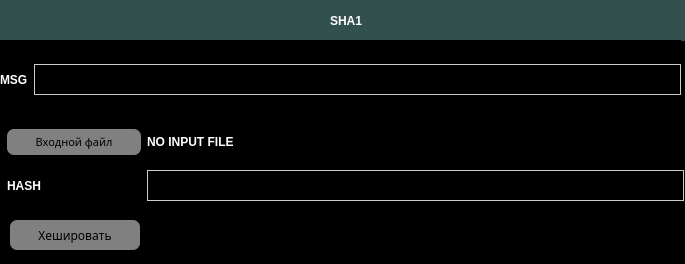
<?xml version="1.0" encoding="UTF-8"?>
<ui version="4.0">
 <class>MainWindow</class>
 <widget class="QMainWindow" name="MainWindow">
  <property name="geometry">
   <rect>
    <x>0</x>
    <y>0</y>
    <width>685</width>
    <height>264</height>
   </rect>
  </property>
  <property name="sizePolicy">
   <sizepolicy hsizetype="Fixed" vsizetype="Fixed">
    <horstretch>0</horstretch>
    <verstretch>0</verstretch>
   </sizepolicy>
  </property>
  <property name="minimumSize">
   <size>
    <width>0</width>
    <height>0</height>
   </size>
  </property>
  <property name="maximumSize">
   <size>
    <width>685</width>
    <height>650</height>
   </size>
  </property>
  <property name="windowTitle">
   <string>SHA1</string>
  </property>
  <property name="styleSheet">
   <string notr="true">background-color: rgb(0, 0, 0);</string>
  </property>
  <widget class="QWidget" name="centralwidget">
   <property name="styleSheet">
    <string notr="true">background-color: rgb(0, 0,0);</string>
   </property>
   <widget class="QFrame" name="frame">
    <property name="geometry">
     <rect>
      <x>0</x>
      <y>0</y>
      <width>701</width>
      <height>41</height>
     </rect>
    </property>
    <property name="styleSheet">
     <string notr="true">background-color: rgb(49, 80, 78)</string>
    </property>
    <property name="frameShape">
     <enum>QFrame::StyledPanel</enum>
    </property>
    <property name="frameShadow">
     <enum>QFrame::Raised</enum>
    </property>
    <widget class="QWidget" name="horizontalLayoutWidget">
     <property name="geometry">
      <rect>
       <x>0</x>
       <y>0</y>
       <width>691</width>
       <height>41</height>
      </rect>
     </property>
     <layout class="QHBoxLayout" name="horizontalLayout">
      <item>
       <spacer name="horizontalSpacer">
        <property name="orientation">
         <enum>Qt::Horizontal</enum>
        </property>
        <property name="sizeHint" stdset="0">
         <size>
          <width>40</width>
          <height>20</height>
         </size>
        </property>
       </spacer>
      </item>
      <item>
       <widget class="QLabel" name="label_4">
        <property name="styleSheet">
         <string notr="true">color: white;
font: 18pt &quot;Century Gothic&quot;;
font-weight: 700;</string>
        </property>
        <property name="text">
         <string>SHA1</string>
        </property>
       </widget>
      </item>
      <item>
       <spacer name="horizontalSpacer_2">
        <property name="orientation">
         <enum>Qt::Horizontal</enum>
        </property>
        <property name="sizeHint" stdset="0">
         <size>
          <width>40</width>
          <height>20</height>
         </size>
        </property>
       </spacer>
      </item>
     </layout>
    </widget>
   </widget>
   <widget class="QPushButton" name="encrypt_btn">
    <property name="geometry">
     <rect>
      <x>10</x>
      <y>220</y>
      <width>130</width>
      <height>30</height>
     </rect>
    </property>
    <property name="font">
     <font>
      <family>Century Gothic</family>
     </font>
    </property>
    <property name="styleSheet">
     <string notr="true">QPushButton {
	color: black;
	background-color: grey;
	border-radius: 7px;
}

QPushButton:pressed {
	background-color: rgb(102, 102, 102);
}</string>
    </property>
    <property name="text">
     <string>Хешировать</string>
    </property>
   </widget>
   <widget class="QWidget" name="horizontalLayoutWidget_2">
    <property name="geometry">
     <rect>
      <x>0</x>
      <y>120</y>
      <width>691</width>
      <height>91</height>
     </rect>
    </property>
    <layout class="QHBoxLayout" name="horizontalLayout_2" stretch="1,100,1">
     <item>
      <spacer name="horizontalSpacer_4">
       <property name="orientation">
        <enum>Qt::Horizontal</enum>
       </property>
       <property name="sizeHint" stdset="0">
        <size>
         <width>40</width>
         <height>20</height>
        </size>
       </property>
      </spacer>
     </item>
     <item>
      <layout class="QGridLayout" name="gridLayout" rowstretch="0,0" columnstretch="1,4">
       <item row="1" column="0">
        <widget class="QLabel" name="hash_label">
         <property name="styleSheet">
          <string notr="true">color: white;
font: 14pt &quot;Century Gothic&quot;;
font-weight: 700;
text-transform: uppercase;
</string>
         </property>
         <property name="text">
          <string>HASH</string>
         </property>
        </widget>
       </item>
       <item row="0" column="0">
        <widget class="QPushButton" name="InputFile_btn_2">
         <property name="font">
          <font>
           <family>Century Gothic</family>
           <pointsize>8</pointsize>
          </font>
         </property>
         <property name="styleSheet">
          <string notr="true">QPushButton {
	color: black;
	background-color: grey;
	border-radius: 7px;
	padding: 5px;
}

QPushButton:pressed {
	background-color: rgb(102, 102, 102);
}</string>
         </property>
         <property name="text">
          <string>Входной файл</string>
         </property>
        </widget>
       </item>
       <item row="0" column="1">
        <widget class="QLabel" name="input_path">
         <property name="styleSheet">
          <string notr="true">color: white;
font: 14pt &quot;Century Gothic&quot;;
font-weight: 700;
text-transform: uppercase;
</string>
         </property>
         <property name="text">
          <string>NO INPUT FILE</string>
         </property>
        </widget>
       </item>
       <item row="1" column="1">
        <widget class="QLineEdit" name="lineEdit">
         <property name="font">
          <font>
           <family>Century Gothic</family>
           <pointsize>14</pointsize>
           <weight>50</weight>
           <bold>false</bold>
          </font>
         </property>
         <property name="styleSheet">
          <string notr="true">color: white;
border: 1px solid #ccc;</string>
         </property>
         <property name="readOnly">
          <bool>true</bool>
         </property>
        </widget>
       </item>
      </layout>
     </item>
     <item>
      <spacer name="horizontalSpacer_3">
       <property name="orientation">
        <enum>Qt::Horizontal</enum>
       </property>
       <property name="sizeHint" stdset="0">
        <size>
         <width>40</width>
         <height>20</height>
        </size>
       </property>
      </spacer>
     </item>
    </layout>
   </widget>
   <widget class="QWidget" name="horizontalLayoutWidget_3">
    <property name="geometry">
     <rect>
      <x>0</x>
      <y>40</y>
      <width>681</width>
      <height>80</height>
     </rect>
    </property>
    <layout class="QHBoxLayout" name="horizontalLayout_3">
     <item>
      <widget class="QLabel" name="label_msg">
       <property name="styleSheet">
        <string notr="true">color: white;
font: 14pt &quot;Century Gothic&quot;;
font-weight: 700;
text-transform: uppercase;
</string>
       </property>
       <property name="text">
        <string>MSG</string>
       </property>
      </widget>
     </item>
     <item>
      <widget class="QLineEdit" name="lineEdit_msg">
       <property name="font">
        <font>
         <family>Century Gothic</family>
         <pointsize>14</pointsize>
         <weight>50</weight>
         <bold>false</bold>
        </font>
       </property>
       <property name="styleSheet">
        <string notr="true">color: white;
border: 1px solid #ccc;</string>
       </property>
      </widget>
     </item>
    </layout>
   </widget>
  </widget>
 </widget>
 <resources/>
 <connections/>
</ui>
